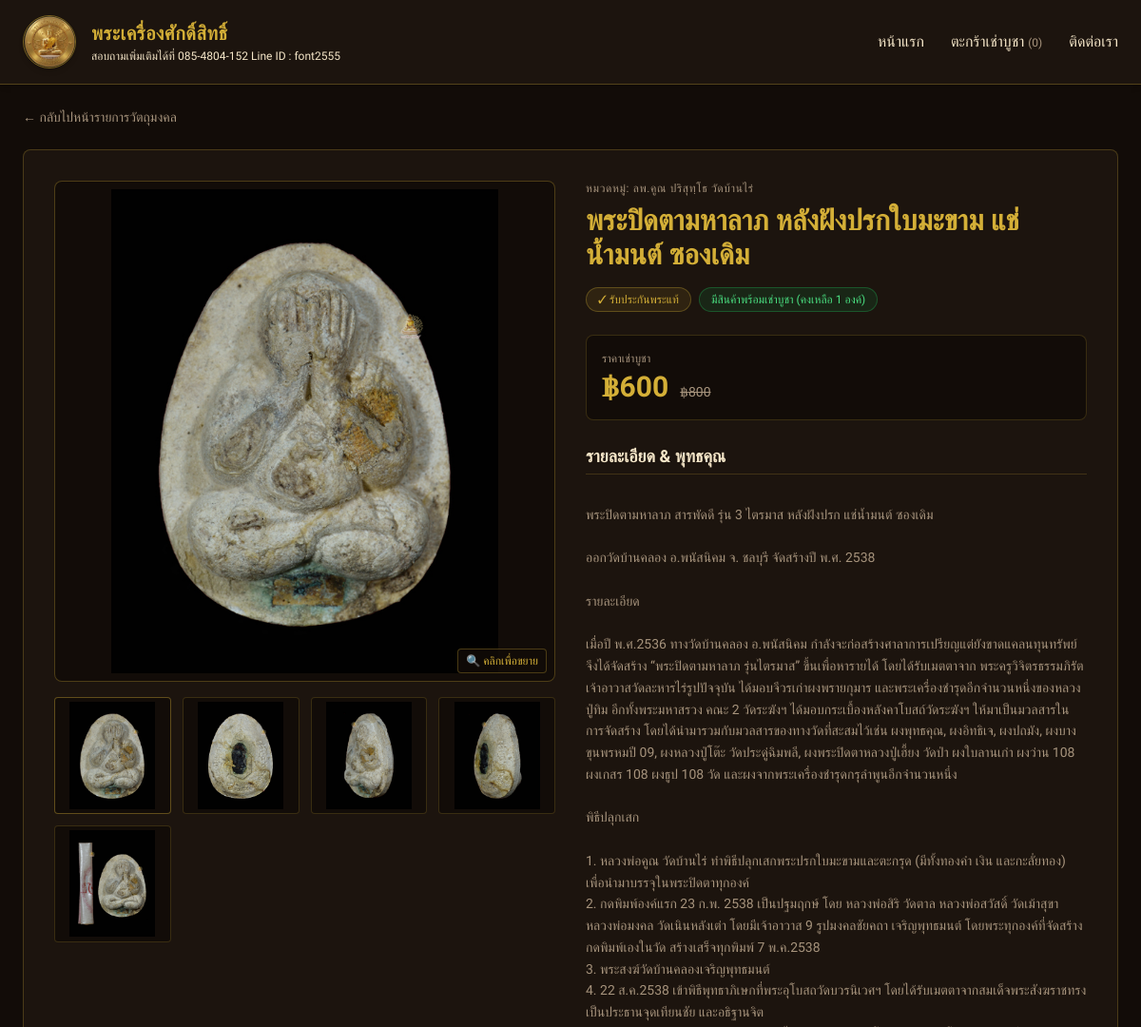
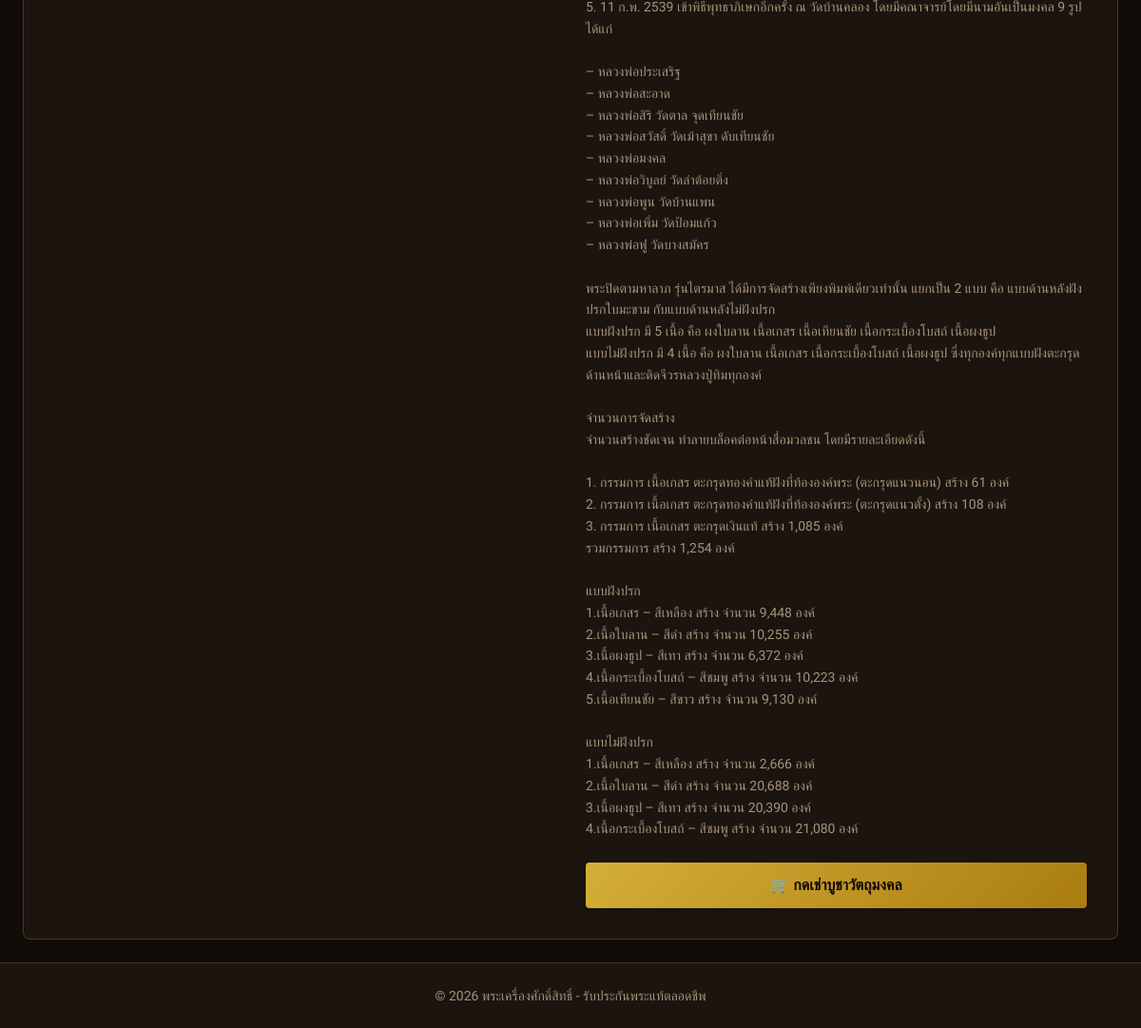
Screenshot of /002/ with the database file from the repository (2 pictures, top to bottom).
### products/models.py (models this page shows, shortened)
class Product(models.Model):
    category = models.ForeignKey(
        Category,
        on_delete=models.CASCADE,
        related_name='products',
        verbose_name="หมวดหมู่"
    )
    name = models.CharField(max_length=200)
    slug = models.SlugField(max_length=200, unique=True, blank=True)
    description = models.TextField(blank=True, verbose_name="รายละเอียดสินค้า")
    price = models.DecimalField(max_digits=10, decimal_places=2, verbose_name="ราคาปกติ")
    discount_price = models.DecimalField(
        max_digits=10,
        decimal_places=2,
        blank=True,
        null=True,
        verbose_name="ราคาลดพิเศษ"
    )
    stock = models.PositiveIntegerField(default=0, verbose_name="จำนวนในสต็อก")
    is_active = models.BooleanField(default=True, verbose_name="เปิดขายสินค้า")
    is_featured = models.BooleanField(default=False, verbose_name="สินค้าแนะนำ")
    main_image = models.ImageField(upload_to='products/mains/', verbose_name="รูปภาพหลัก")
    created_at = models.DateTimeField(auto_now_add=True, verbose_name="สร้างเมื่อ")
    updated_at = models.DateTimeField(auto_now=True, verbose_name="แก้ไขล่าสุด")
    class Meta:
        verbose_name = "สินค้า"
        verbose_name_plural = "ข้อมูลสินค้า"
        ordering = ['-created_at']

class ProductImage(models.Model):
    product = models.ForeignKey(
        Product,
        on_delete=models.CASCADE,
        related_name='additional_images',
        verbose_name="สินค้า"
    )
    image = models.ImageField(upload_to='products/gallery/', verbose_name="รูปภาพประกอบ")
    created_at = models.DateTimeField(auto_now_add=True)
    class Meta:
        verbose_name = "รูปภาพสินค้าเพิ่มเติม"
        verbose_name_plural = "แกลเลอรีรูปภาพสินค้า"

class Category(models.Model):
    name = models.CharField(max_length=100, verbose_name="ชื่อหมวดหมู่")
    slug = models.SlugField(max_length=100, unique=True, blank=True, verbose_name="Slug (URL)")
    image = models.ImageField(upload_to='categories/', blank=True, null=True, verbose_name="รูปหมวดหมู่")
    created_at = models.DateTimeField(auto_now_add=True, verbose_name="สร้างเมื่อ")
    class Meta:
        verbose_name = "หมวดหมู่สินค้า"
        verbose_name_plural = "ข้อมูลหมวดหมู่สินค้า"
        ordering = ['name']

### products/views.py (the view)
# urls.py: path('<slug:slug>/', views.product_detail, name='product_detail'),
def product_detail(request, slug):
    product = get_object_or_404(Product, slug=slug, is_active=True)
    context = {
        'product': product,
    }
    return render(request, 'products/product_detail.html', context)

### cart/cart.py (called while the page is built)
    def __len__(self):
        return sum(item['quantity'] for item in self.cart.values())

### cart/context_processors.py (called while the page is built)
def cart(request):
    return {'cart': Cart(request)}

### templates/products/product_detail.html (shortened to what this page needs)
{% extends 'base.html' %}
{% block content %}
<div class="mb-6">
    <a href="{% url 'products:product_list' %}" class="text-[#A6937C] hover:text-[#D4AF37] transition text-sm flex items-center gap-1">
        ← กลับไปหน้ารายการวัตถุมงคล
    </a>
</div>
<div class="grid grid-cols-1 md:grid-cols-2 gap-8 sacred-card p-6 md:p-8">
    <div>
        <div class="aspect-square bg-[#120C08] rounded-lg border border-[#D4AF37]/30 mb-4 p-2 flex items-center justify-center overflow-hidden relative group">
            {% if product.main_image %}
                <img id="mainImage"
                     src="{{ product.main_image.url }}"
                     alt="{{ product.name }}"
                     class="max-w-full max-h-full object-contain cursor-zoom-in transition duration-300 group-hover:scale-105"
                     onclick="openLightbox(this.src)">
                <span class="absolute bottom-2 right-2 bg-[#120C08]/80 text-[#D4AF37] text-xs px-2 py-1 rounded border border-[#D4AF37]/30 pointer-events-none">
                    🔍 คลิกเพื่อขยาย
                </span>
            {% else %}
                <div class="w-full h-full flex items-center justify-center text-[#A6937C]">ไม่มีรูปภาพ</div>
            {% endif %}
        </div>
        <div class="grid grid-cols-4 gap-3">
            {% if product.main_image %}
                <div class="aspect-square bg-[#120C08] rounded border border-[#D4AF37]/40 p-1 overflow-hidden cursor-pointer hover:border-[#D4AF37] transition flex items-center justify-center"
                     onclick="changeMainImage('{{ product.main_image.url }}')">
                    <img src="{{ product.main_image.url }}" alt="รูปหลัก" class="max-w-full max-h-full object-contain">
                </div>
            {% endif %}
            {% for img in product.additional_images.all %}
                <div class="aspect-square bg-[#120C08] rounded border border-[#D4AF37]/20 p-1 overflow-hidden cursor-pointer hover:border-[#D4AF37] transition flex items-center justify-center"
                     onclick="changeMainImage('{{ img.image.url }}')">
                    <img src="{{ img.image.url }}" alt="{{ product.name }}" class="max-w-full max-h-full object-contain">
                </div>
            {% endfor %}
        </div>
    </div>
    <div class="flex flex-col justify-between">
        <div>
            <span class="text-xs text-[#A6937C] uppercase tracking-wider block mb-2">
                หมวดหมู่: {{ product.category.name }}
            </span>
            <h1 class="text-2xl md:text-3xl font-bold text-[#D4AF37] mb-4">
                {{ product.name }}
            </h1>
            <div class="flex gap-2 mb-6">
                <span class="bg-[#D4AF37]/10 text-[#D4AF37] border border-[#D4AF37]/30 text-xs px-3 py-1 rounded-full">
                    ✓ รับประกันพระแท้
                </span>
                {% if product.stock > 0 %}
                    <span class="bg-green-900/30 text-green-400 border border-green-500/30 text-xs px-3 py-1 rounded-full">
                        มีสินค้าพร้อมเช่าบูชา (คงเหลือ {{ product.stock }} องค์)
                    </span>
                {% else %}
                    <span class="bg-red-900/30 text-red-400 border border-red-500/30 text-xs px-3 py-1 rounded-full">
                        ถูกเช่าบูชาแล้ว (สินค้าหมด)
                    </span>
                {% endif %}
            </div>
            <div class="bg-[#120C08] p-4 rounded-lg border border-[#D4AF37]/20 mb-6">
                <span class="text-xs text-[#A6937C] block mb-1">ราคาเช่าบูชา</span>
                {% if product.discount_price %}
                    <div class="flex items-baseline gap-3">
                        <span class="text-3xl font-bold text-[#D4AF37]">฿{{ product.discount_price|floatformat:0 }}</span>
                        <span class="text-sm text-[#A6937C] line-through">฿{{ product.price|floatformat:0 }}</span>
                    </div>
                {% else %}
                    <span class="text-3xl font-bold text-[#D4AF37]">฿{{ product.price|floatformat:0 }}</span>
                {% endif %}
            </div>
            <div class="mb-6">
                <h3 class="text-lg font-semibold text-[#F5E6C8] mb-2 border-b border-[#D4AF37]/20 pb-1">
                    รายละเอียด & พุทธคุณ
                </h3>
                <div class="text-[#A6937C] leading-relaxed whitespace-pre-line text-sm">
                    {{ product.description|default:"ไม่มีข้อมูลรายละเอียดสินค้า" }}
                </div>
            </div>
        </div>
        <div>
            {% if product.stock > 0 %}
                <form action="{% url 'cart:cart_add' product.id %}" method="post">
                    <button type="submit" class="w-full btn-gold py-3 text-base flex justify-center items-center gap-2 shadow-lg hover:shadow-[#D4AF37]/30">
                        🛒 กดเช่าบูชาวัตถุมงคล
                    </button>
                </form>
            {% else %}
                <button disabled class="w-full bg-[#A6937C]/20 text-[#A6937C] py-3 rounded text-base cursor-not-allowed">
                    วัตถุมงคลรายการนี้ถูกเช่าบูชาแล้ว
                </button>
            {% endif %}
        </div>
    </div>
</div>
{% endblock %}

### templates/base.html (shortened to what this page needs)
{% load static %}
<!DOCTYPE html>
<html lang="th">
<head>
    <script src="https://cdn.tailwindcss.com"></script>
    <link rel="stylesheet" href="{% static 'css/style.css' %}">
    <link rel="stylesheet" href="https://cdn.jsdelivr.net/npm/swiper@11/swiper-bundle.min.css" />
</head>
<body class="bg-[#120C08] text-[#F5E6C8] min-h-screen flex flex-col">
    <header class="bg-[#1C140E] border-b border-[#D4AF37]/30 py-4 px-6 shadow-md">
        <div class="max-w-7xl mx-auto flex justify-between items-center">
            <a href="{% url 'products:home' %}" class="flex items-center gap-4 hover:opacity-90 transition">
                <img src="{% static 'images/logo.png' %}" alt="พระเครื่องศักดิ์สิทธิ์" class="w-14 h-14 rounded-full object-cover border border-[#D4AF37]/50 shadow-md">
                <div class="flex flex-col text-left">
                    <span class="text-xl font-bold text-[#D4AF37] tracking-wide">
                        พระเครื่องศักดิ์สิทธิ์
                    </span>
                    <span class="text-xs text-[#F5E6C8] mt-0.5">
                        สอบถามเพิ่มเติมได้ที่ 085-4804-152 Line ID : font2555
                    </span>
                </div>
            </a>
            <nav class="space-x-6 text-[#F5E6C8]">
                <a href="{% url 'products:home' %}" class="hover:text-[#D4AF37] transition">หน้าแรก</a>
                <a href="{% url 'cart:cart_detail' %}" class="hover:text-[#D4AF37] transition"><span>ตะกร้าเช่าบูชา</span>
                    {% if cart|length > 0 %}
                        <span class="bg-[#D4AF37] text-[#120C08] text-xs font-bold px-2 py-0.5 rounded-full shadow-md">
                            {{ cart|length }}
                        </span>
                    {% else %}
                        <span class="text-xs text-[#A6937C]">(0)</span>
                    {% endif %}
                </a>
                <a href="{% url 'contact' %}" class="hover:text-[#D4AF37] transition">ติดต่อเรา</a>
            </nav>
        </div>
    </header>
    <main class="flex-grow max-w-7xl w-full mx-auto p-6">
        {% block content %}
        {% endblock %}
    </main>
    <footer class="bg-[#1C140E] border-t border-[#D4AF37]/20 py-6 text-center text-sm text-[#A6937C]">
        <p>© 2026 พระเครื่องศักดิ์สิทธิ์ - รับประกันพระแท้ตลอดชีพ</p>
    </footer>
</body>
</html>

### static/css/style.css (style rules this page uses)
:root { --bg-main: #120C08; --bg-card: #1C140E; --color-gold: #D4AF37; --color-gold-hover: #AA7C11; --text-main: #F5E6C8; --text-muted: #A6937C; --border-gold: rgba(212, 175, 55, 0.25); }
body { background-color: var(--bg-main); color: var(--text-main); font-family: 'Kanit', 'Sarabun', sans-serif; margin: 0; padding: 0; }
.sacred-card { background-color: var(--bg-card); border: 1px solid var(--border-gold); border-radius: 8px; transition: all 0.3s ease; }
.btn-gold { background: linear-gradient(135deg, var(--color-gold), var(--color-gold-hover)); color: #120C08; font-weight: bold; padding: 8px 16px; border-radius: 4px; text-decoration: none; display: inline-block; border: none; cursor: pointer; }

### rows the page displays
Product: main_image (picture), category.name "ลพ.คูณ ปริสุทฺโธ วัดบ้านไร่", name "พระปิดตามหาลาภ หลังฝังปรกใบมะขาม แช่น้ำมนต์ ซองเดิม", stock "1", discount_price "600", price "800", description "พระปิดตามหาลาภ สารพัดดี รุ่น 3 ไตรมาส หลังฝังปรก แช่น้ำมนต์ ซองเดิม ออกวัดบ้านคลอง อ.พนัสนิคม จ. ชลบุรี จัดสร้างปี พ.ศ. 2538 รายละเอียด เมื่อปี พ.ศ.2536 ทางวัดบ้านคลอง อ.พนัสนิคม กำลังจะก่อสร้างศาลาการเปรียญแต่ยังขาดแคลนทุนทรัพย์ จึงได้จัดสร้าง “พระปิดตามหาลาภ รุ่นไตรมาส” ขึ้นเพื่อหารายได้ โดยได้รับเมตตาจาก พระครูวิจิตรธรรมภิรัต เจ้าอาวาสวัดละหารไร่รูปปัจจุบัน ได้มอบจีวรเก่าผงพรายกุมาร และพระเครื่องชำรุดอีกจำนวนหนึ่งของหลวงปู่ทิม อีกทั้งพระมหาสรวง คณะ 2 วัดระฆังฯ ได้มอบกระเบื้องหลังคาโบสถ์วัดระฆังฯ ให้มาเป็นมวลสารในการจัดสร้าง โดยได้นำมารวมกับมวลสารของทางวัดที่สะสมไว้เช่น ผงพุทธคุณ, ผงอิทธิเจ, ผงปถมัง, ผงบางขุนพรหมปี 09, ผงหลวงปู่โต๊ะ วัดประดู่ฉิมพลี, ผงพระปิดตาหลวงปู่เฮี้ยง วัดป่า…"
ProductImage: image (picture)
ProductImage: image (picture)
ProductImage: image (picture)
ProductImage: image (picture)
